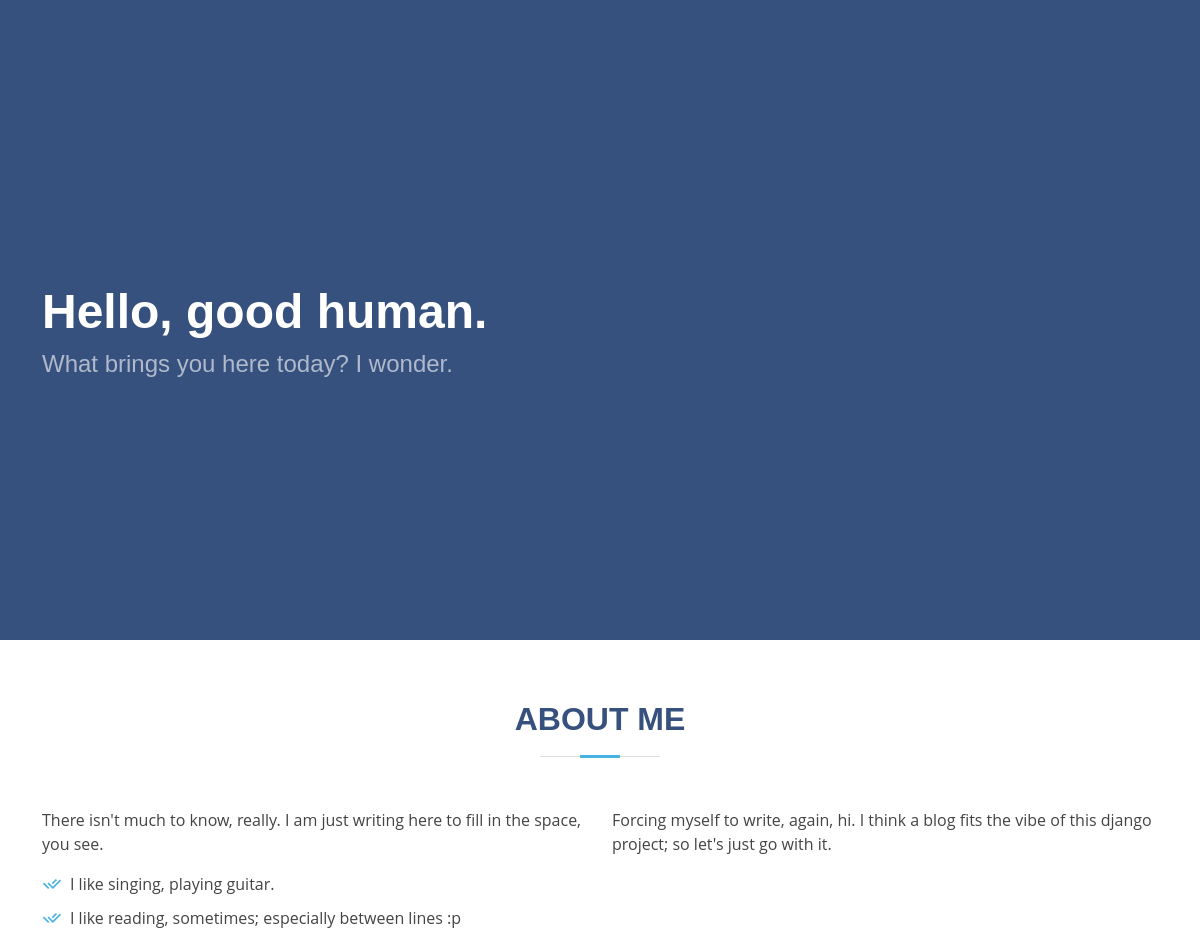
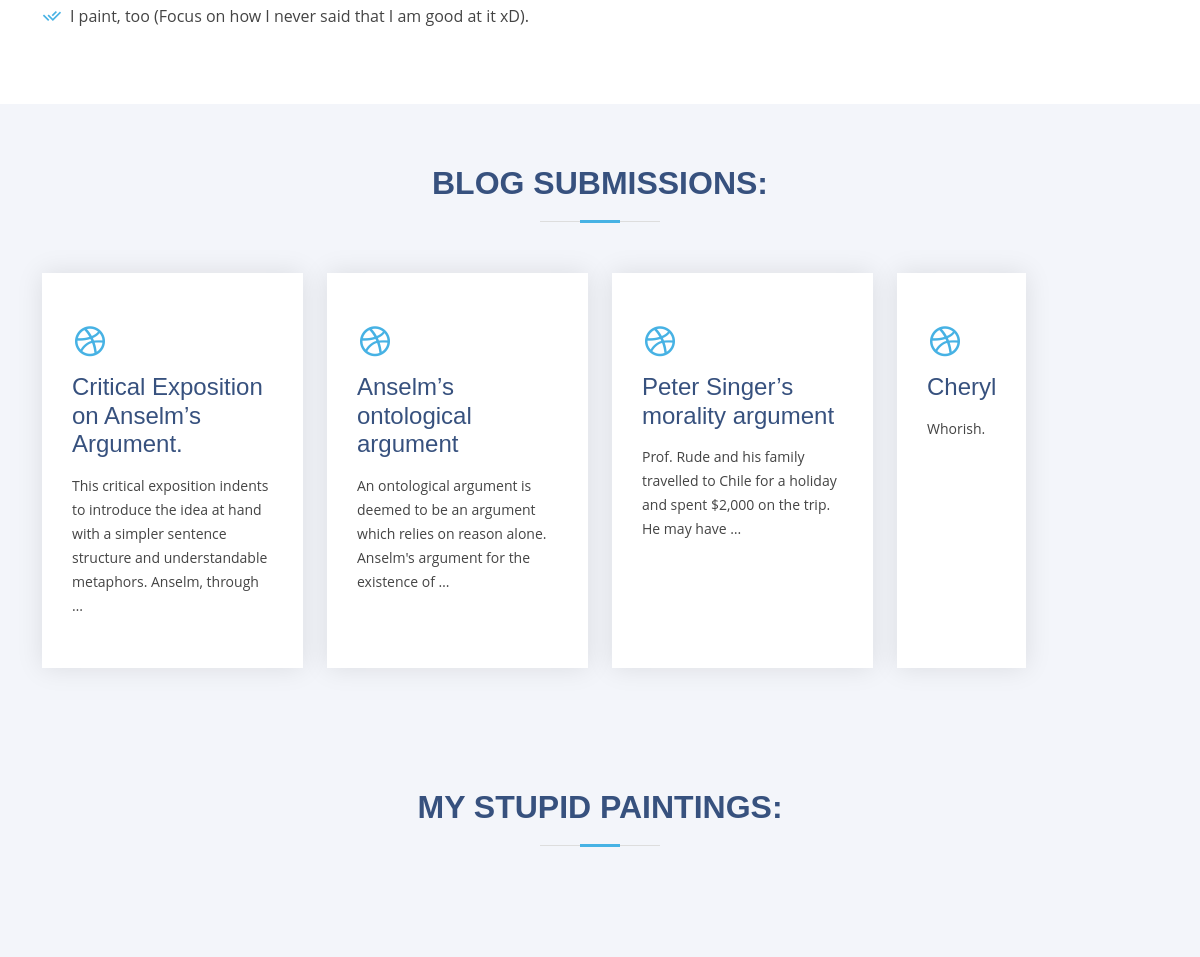
The page / on the database its author committed (2 pictures, top to bottom).
### posts/models.py (models this page shows)
class Post(models.Model):
    title = models.CharField(max_length=10000)
    body = models.CharField(max_length=100000)
    created_at= models.DateTimeField(default= datetime.now, blank= True)

### posts/views.py (the view)
# urls.py: path('', views.index, name= 'index'),
def index(request):
    posts = Post.objects.all()
    return render(request, 'index.html', {'posts': posts})

### templates/index.html (shortened to what this page needs)
{% load static %}
<!DOCTYPE html>
<html lang="en">
<head>
  <link href="{% static 'assets/vendor/aos/aos.css' %}" rel="stylesheet">
  <link href="{% static 'assets/vendor/bootstrap/css/bootstrap.min.css' %}" rel="stylesheet">
  <link href="{% static 'assets/vendor/bootstrap-icons/bootstrap-icons.css' %}" rel="stylesheet">
  <link href="{% static 'assets/vendor/boxicons/css/boxicons.min.css' %}" rel="stylesheet">
  <link href="{% static 'assets/vendor/glightbox/css/glightbox.min.css' %}" rel="stylesheet">
  <link href="{% static 'assets/vendor/remixicon/remixicon.css' %}" rel="stylesheet">
  <link href="{% static 'assets/vendor/swiper/swiper-bundle.min.css' %}" rel="stylesheet">
  <link href="{% static 'assets/css/style.css' %}" rel="stylesheet">
</head>
<body>
  <section id="hero" class="d-flex align-items-center">
    <div class="container">
      <div class="row">
        <div class="col-lg-6 d-flex flex-column justify-content-center pt-4 pt-lg-0 order-2 order-lg-1" data-aos="fade-up" data-aos-delay="200">
          <h1>Hello, good human.</h1>
          <h2>What brings you here today? I wonder. </h2>
        </div>
        <div class="col-lg-6 order-1 order-lg-2 hero-img" data-aos="zoom-in" data-aos-delay="200">
        </div>
      </div>
    </div>
  </section>
  <main id="main">
    <section id="about" class="about">
      <div class="container" data-aos="fade-up">
        <div class="section-title">
          <h2>About Me</h2>
        </div>
        <div class="row content">
          <div class="col-lg-6">
            <p>
              There isn't much to know, really. I am just writing here to fill in the space, you see.
            </p>
            <ul>
              <li><i class="ri-check-double-line"></i> I like singing, playing guitar.</li>
              <li><i class="ri-check-double-line"></i> I like reading, sometimes; especially between lines :p</li>
              <li><i class="ri-check-double-line"></i> I paint, too (Focus on how I never said that I am good at it xD).</li>
            </ul>
          </div>
          <div class="col-lg-6 pt-4 pt-lg-0">
            <p>
              Forcing myself to write, again, hi.
              I think a blog fits the vibe of this django project; so let's just go with it.
            </p>
          </div>
        </div>
      </div>
    </section>
    <section id="services" class="services section-bg">
      <div class="container" data-aos="fade-up">
        <div class="section-title">
          <h2>Blog Submissions: </h2>
        </div>
        <div class="row">
          {% for post in posts%}
          <div class="col-xl-3 col-md-6 d-flex align-items-stretch" data-aos="zoom-in" data-aos-delay="100">
            <div class="icon-box">
              <div class="icon"><i class="bx bxl-dribbble"></i></div>
              <h4><a href="/post/{{post.id}}">{{post.title}}</a></h4>
              <p>{{post.body|truncatewords:20}}</p>
            </div>
          </div>
          {% endfor %}
        </div>
      </div>
    </section>
    <section id="services" class="services section-bg">
      <div class="container" data-aos="fade-up">
        <div class="section-title">
          <h2>My stupid paintings: </h2>
        </div>
      </div>
    </section>
  </main>
</body>
</html>

### static/assets/css/style.css (style rules this page uses)
body { font-family: "Open Sans", sans-serif; color: #444444; }
a { color: #47b2e4; text-decoration: none; }
h1, h2, h3, h4, h5, h6 { font-family: "Jost", sans-serif; }
#hero { width: 100%; height: 80vh; background: #37517e; }
#hero .container { padding-top: 72px; }
#hero h1 { margin: 0 0 10px 0; font-size: 48px; font-weight: 700; line-height: 56px; color: #fff; }
#hero h2 { color: rgba(255, 255, 255, 0.6); margin-bottom: 50px; font-size: 24px; }
section { padding: 60px 0; overflow: hidden; }
.section-bg { background-color: #f3f5fa; }
.section-title { text-align: center; padding-bottom: 30px; }
.section-title h2 { font-size: 32px; font-weight: bold; text-transform: uppercase; margin-bottom: 20px; padding-bottom: 20px; position: relative; color: #37517e; }
.section-title h2::before { content: ""; position: absolute; display: block; width: 120px; height: 1px; background: #ddd; bottom: 1px; left: calc(50% - 60px); }
.section-title h2::after { content: ""; position: absolute; display: block; width: 40px; height: 3px; background: #47b2e4; bottom: 0; left: calc(50% - 20px); }
.about .content ul { list-style: none; padding: 0; }
.about .content ul li { padding-left: 28px; position: relative; }
.about .content ul li + li { margin-top: 10px; }
.about .content ul i { position: absolute; left: 0; top: 2px; font-size: 20px; color: #47b2e4; line-height: 1; }
.about .content p:last-child { margin-bottom: 0; }
.services .icon-box { box-shadow: 0px 0 25px 0 rgba(0, 0, 0, 0.1); padding: 50px 30px; transition: all ease-in-out 0.4s; background: #fff; }
.services .icon-box .icon { margin-bottom: 10px; }
.services .icon-box .icon i { color: #47b2e4; font-size: 36px; transition: 0.3s; }
.services .icon-box h4 { font-weight: 500; margin-bottom: 15px; font-size: 24px; }
.services .icon-box h4 a { color: #37517e; transition: ease-in-out 0.3s; }
.services .icon-box p { line-height: 24px; font-size: 14px; margin-bottom: 0; }

### rows shown on the page
Post: title "Critical Exposition on Anselm’s Argument.", body "This critical exposition indents to introduce the idea at hand with a simpler sentence structure and understandable metaphors. Anselm, through …"
Post: title "Anselm’s ontological argument", body "An ontological argument is deemed to be an argument which relies on reason alone. Anselm's argument for the existence of …"
Post: title "Peter Singer’s morality argument", body "Prof. Rude and his family travelled to Chile for a holiday and spent $2,000 on the trip. He may have …"
Post: title "Cheryl", body "Whorish."
